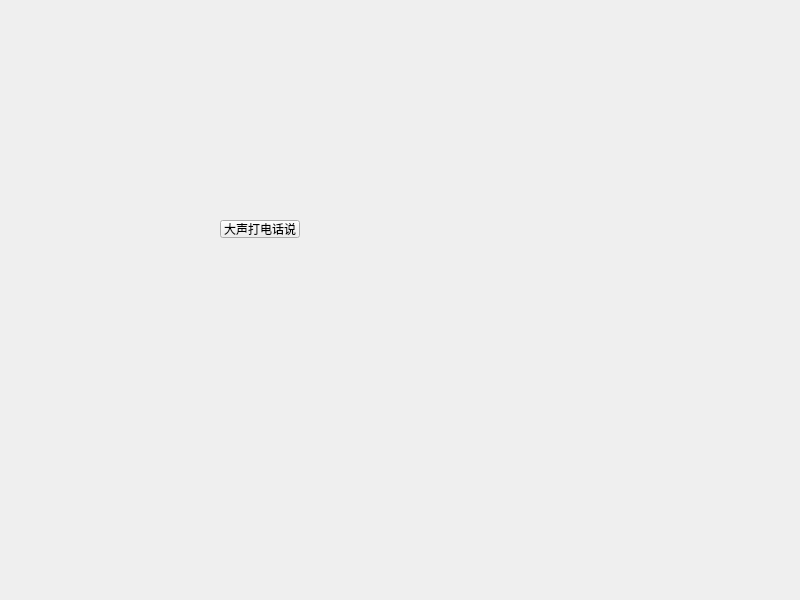
<?xml version="1.0" encoding="UTF-8"?>
<ui version="4.0">
 <class>Widget</class>
 <widget class="QWidget" name="Widget">
  <property name="geometry">
   <rect>
    <x>0</x>
    <y>0</y>
    <width>800</width>
    <height>600</height>
   </rect>
  </property>
  <property name="windowTitle">
   <string>Widget</string>
  </property>
  <widget class="QPushButton" name="pushButton">
   <property name="geometry">
    <rect>
     <x>220</x>
     <y>220</y>
     <width>80</width>
     <height>18</height>
    </rect>
   </property>
   <property name="text">
    <string>大声打电话说</string>
   </property>
  </widget>
 </widget>
 <resources/>
 <connections/>
</ui>
